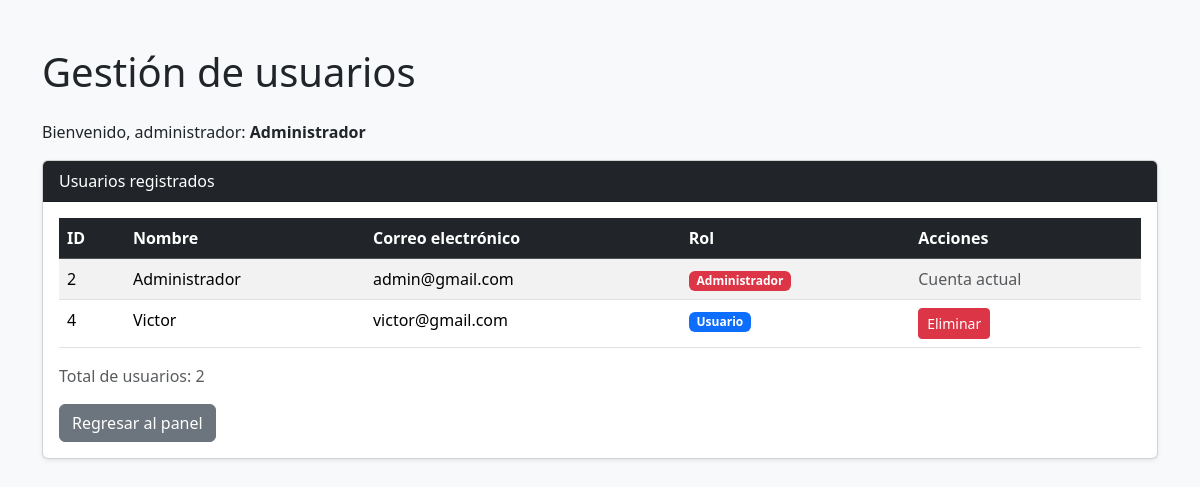
The page /usuarios.php (signed in) on the database its author committed.
### tables this page shows
CREATE TABLE usuarios (
        id INTEGER PRIMARY KEY AUTOINCREMENT,
        nombre TEXT NOT NULL,
        correo TEXT NOT NULL UNIQUE,
        password TEXT NOT NULL,
        rol TEXT NOT NULL DEFAULT 'usuario'
    );

### usuarios.php (the view, shortened to what this page needs)
<?php
require_once "conexion.php";
$sql = "SELECT id, nombre, correo, rol
        FROM usuarios
        ORDER BY id ASC";
$consulta = $conexion->query($sql);
$usuarios = $consulta->fetchAll(PDO::FETCH_ASSOC);
?>
<!DOCTYPE html>
<html lang="es">
<head>
    <link href="https://cdn.jsdelivr.net/npm/bootstrap@5.3.3/dist/css/bootstrap.min.css"
          rel="stylesheet">
</head>
<body class="bg-light">
<div class="container mt-5">
    <h1 class="mb-4">Gestión de usuarios</h1>
    <p>
        Bienvenido, administrador:
        <strong><?php echo htmlspecialchars($_SESSION["nombre"]); ?></strong>
    </p>
    <div class="card shadow-sm">
        <div class="card-header bg-dark text-white">
            Usuarios registrados
        </div>
        <div class="card-body">
            <div class="table-responsive">
                <table class="table table-striped table-hover">
                    <thead class="table-dark">
                        <tr>
                            <th>ID</th>
                            <th>Nombre</th>
                            <th>Correo electrónico</th>
                            <th>Rol</th>
                            <th>Acciones</th>
                        </tr>
                    </thead>
                    <tbody>
                    <?php if (count($usuarios) > 0): ?>
                        <?php foreach ($usuarios as $usuario): ?>
                            <tr>
                                <td>
                                    <?php echo $usuario["id"]; ?>
                                </td>
                                <td>
                                    <?php echo htmlspecialchars($usuario["nombre"]); ?>
                                </td>
                                <td>
                                    <?php echo htmlspecialchars($usuario["correo"]); ?>
                                </td>
                                <td>
                                    <?php if ($usuario["rol"] == "administrador"): ?>
                                        <span class="badge bg-danger">
                                            Administrador
                                        </span>
                                    <?php else: ?>
                                        <span class="badge bg-primary">
                                            Usuario
                                        </span>
                                    <?php endif; ?>
                                </td>
                                <td>
                                    <?php if ($usuario["id"] != $_SESSION["id"]): ?>
                                        <form method="POST"
                                              onsubmit="return confirm('¿Estás seguro de que deseas eliminar este usuario?');">
                                            <button type="submit"
                                                    name="eliminar"
                                                    class="btn btn-danger btn-sm">
                                                Eliminar
                                            </button>
                                        </form>
                                    <?php else: ?>
                                        <span class="text-muted">
                                            Cuenta actual
                                        </span>
                                    <?php endif; ?>
                                </td>
                            </tr>
                        <?php endforeach; ?>
                    <?php endif; ?>
                    </tbody>
                </table>
            </div>
            <p class="text-muted">
                Total de usuarios: <?php echo count($usuarios); ?>
            </p>
            <a href="administrador.php" class="btn btn-secondary">
                Regresar al panel
            </a>
        </div>
    </div>
</div>
</body>
</html>

### rows shown on the page
usuarios: id "2", nombre "Administrador", correo "admin@gmail.com", rol "Administrador", shows "Cuenta actual"
usuarios: id "4", nombre "Victor", correo "victor@gmail.com", rol "Usuario"

### other values the page prints
$_SESSION["nombre"] "Administrador"
count($usuarios) "2"
